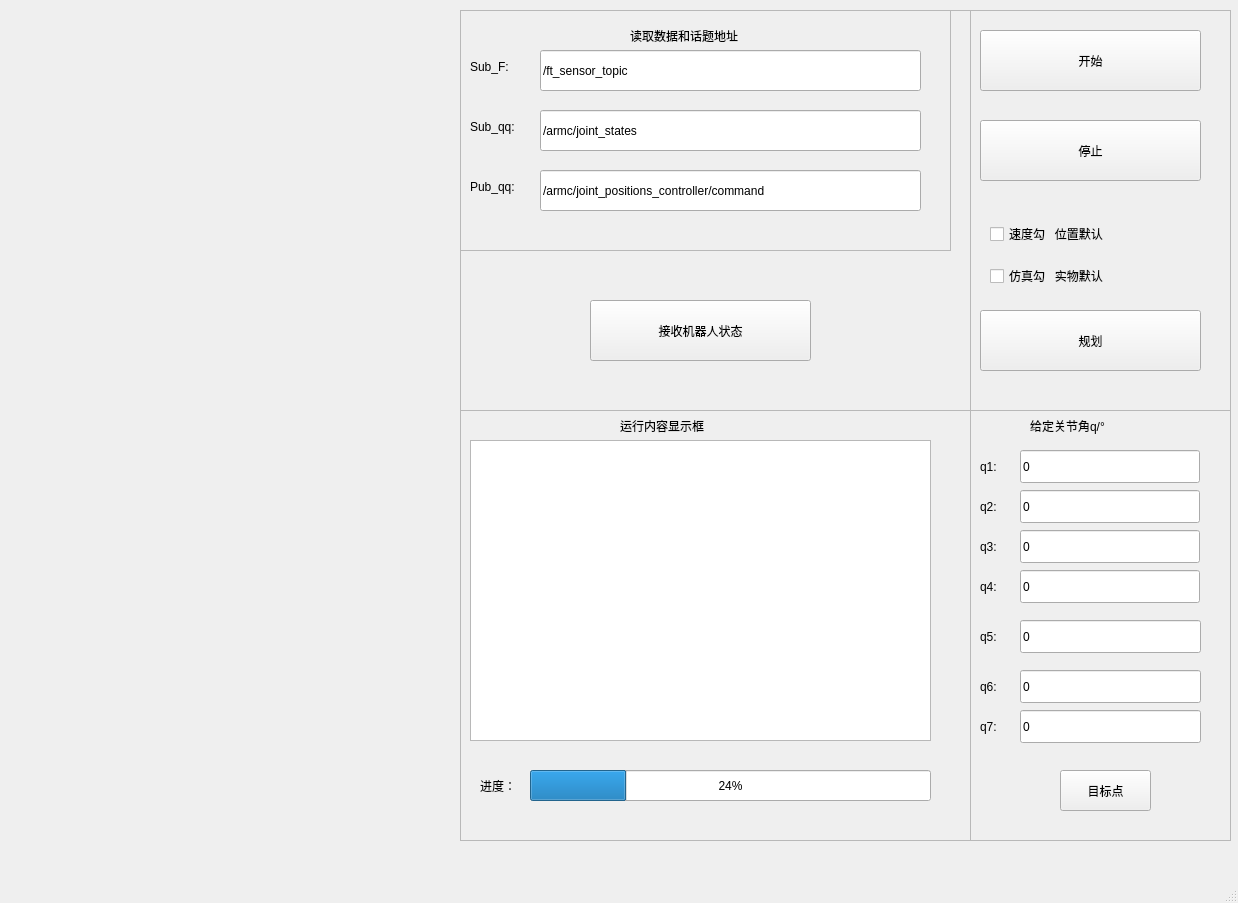
<?xml version="1.0" encoding="UTF-8"?>
<ui version="4.0">
 <class>ArmcForm1</class>
 <widget class="QMainWindow" name="ArmcForm1">
  <property name="geometry">
   <rect>
    <x>0</x>
    <y>0</y>
    <width>1238</width>
    <height>903</height>
   </rect>
  </property>
  <property name="windowTitle">
   <string>MainWindow</string>
  </property>
  <property name="iconSize">
   <size>
    <width>16</width>
    <height>16</height>
   </size>
  </property>
  <property name="animated">
   <bool>false</bool>
  </property>
  <widget class="QWidget" name="centralwidget">
   <widget class="QWidget" name="horizontalLayoutWidget">
    <property name="geometry">
     <rect>
      <x>10</x>
      <y>10</y>
      <width>451</width>
      <height>401</height>
     </rect>
    </property>
    <layout class="QHBoxLayout" name="horizontalLayout_1"/>
   </widget>
   <widget class="QWidget" name="horizontalLayoutWidget_2">
    <property name="geometry">
     <rect>
      <x>10</x>
      <y>410</y>
      <width>451</width>
      <height>431</height>
     </rect>
    </property>
    <layout class="QHBoxLayout" name="horizontalLayout_2"/>
   </widget>
   <widget class="QWidget" name="horizontalLayoutWidget_5">
    <property name="geometry">
     <rect>
      <x>460</x>
      <y>410</y>
      <width>511</width>
      <height>431</height>
     </rect>
    </property>
    <layout class="QHBoxLayout" name="horizontalLayout_5">
     <item>
      <widget class="QFrame" name="frame">
       <property name="frameShape">
        <enum>QFrame::StyledPanel</enum>
       </property>
       <property name="frameShadow">
        <enum>QFrame::Raised</enum>
       </property>
       <widget class="QTextEdit" name="textEdit">
        <property name="geometry">
         <rect>
          <x>10</x>
          <y>30</y>
          <width>461</width>
          <height>301</height>
         </rect>
        </property>
       </widget>
       <widget class="QLabel" name="label">
        <property name="geometry">
         <rect>
          <x>160</x>
          <y>0</y>
          <width>131</width>
          <height>31</height>
         </rect>
        </property>
        <property name="text">
         <string>运行内容显示框</string>
        </property>
       </widget>
       <widget class="QProgressBar" name="progressBar">
        <property name="geometry">
         <rect>
          <x>70</x>
          <y>360</y>
          <width>401</width>
          <height>31</height>
         </rect>
        </property>
        <property name="value">
         <number>24</number>
        </property>
       </widget>
       <widget class="QLabel" name="label_2">
        <property name="geometry">
         <rect>
          <x>20</x>
          <y>360</y>
          <width>51</width>
          <height>31</height>
         </rect>
        </property>
        <property name="text">
         <string>进度：</string>
        </property>
       </widget>
      </widget>
     </item>
    </layout>
   </widget>
   <widget class="QWidget" name="horizontalLayoutWidget_6">
    <property name="geometry">
     <rect>
      <x>460</x>
      <y>10</y>
      <width>511</width>
      <height>401</height>
     </rect>
    </property>
    <layout class="QHBoxLayout" name="horizontalLayout_6">
     <item>
      <widget class="QFrame" name="frame_4">
       <property name="frameShape">
        <enum>QFrame::StyledPanel</enum>
       </property>
       <property name="frameShadow">
        <enum>QFrame::Raised</enum>
       </property>
       <widget class="QWidget" name="verticalLayoutWidget_3">
        <property name="geometry">
         <rect>
          <x>0</x>
          <y>0</y>
          <width>491</width>
          <height>241</height>
         </rect>
        </property>
        <layout class="QVBoxLayout" name="verticalLayout_3">
         <item>
          <widget class="QFrame" name="frame_2">
           <property name="frameShape">
            <enum>QFrame::StyledPanel</enum>
           </property>
           <property name="frameShadow">
            <enum>QFrame::Raised</enum>
           </property>
           <widget class="QLabel" name="label_11">
            <property name="geometry">
             <rect>
              <x>170</x>
              <y>10</y>
              <width>161</width>
              <height>31</height>
             </rect>
            </property>
            <property name="text">
             <string>读取数据和话题地址</string>
            </property>
           </widget>
           <widget class="QLabel" name="label_30">
            <property name="geometry">
             <rect>
              <x>10</x>
              <y>160</y>
              <width>71</width>
              <height>33</height>
             </rect>
            </property>
            <property name="text">
             <string>Pub_qq:</string>
            </property>
           </widget>
           <widget class="QLineEdit" name="lineEdit_sub_f">
            <property name="geometry">
             <rect>
              <x>80</x>
              <y>40</y>
              <width>381</width>
              <height>41</height>
             </rect>
            </property>
            <property name="text">
             <string>/ft_sensor_topic</string>
            </property>
           </widget>
           <widget class="QLabel" name="label_12">
            <property name="geometry">
             <rect>
              <x>10</x>
              <y>40</y>
              <width>61</width>
              <height>33</height>
             </rect>
            </property>
            <property name="text">
             <string>Sub_F:</string>
            </property>
           </widget>
           <widget class="QLabel" name="label_13">
            <property name="geometry">
             <rect>
              <x>10</x>
              <y>100</y>
              <width>71</width>
              <height>33</height>
             </rect>
            </property>
            <property name="text">
             <string>Sub_qq:</string>
            </property>
           </widget>
           <widget class="QLineEdit" name="lineEdit_sub_qq">
            <property name="geometry">
             <rect>
              <x>80</x>
              <y>100</y>
              <width>381</width>
              <height>41</height>
             </rect>
            </property>
            <property name="text">
             <string>/armc/joint_states</string>
            </property>
           </widget>
           <widget class="QLineEdit" name="lineEdit_pub_qq">
            <property name="geometry">
             <rect>
              <x>80</x>
              <y>160</y>
              <width>381</width>
              <height>41</height>
             </rect>
            </property>
            <property name="text">
             <string>/armc/joint_positions_controller/command</string>
            </property>
           </widget>
          </widget>
         </item>
        </layout>
       </widget>
       <widget class="QPushButton" name="button_receive">
        <property name="geometry">
         <rect>
          <x>130</x>
          <y>290</y>
          <width>221</width>
          <height>61</height>
         </rect>
        </property>
        <property name="text">
         <string>接收机器人状态</string>
        </property>
        <property name="iconSize">
         <size>
          <width>16</width>
          <height>16</height>
         </size>
        </property>
        <property name="autoRepeat">
         <bool>false</bool>
        </property>
        <property name="autoExclusive">
         <bool>false</bool>
        </property>
        <property name="autoRepeatDelay">
         <number>400</number>
        </property>
        <property name="autoRepeatInterval">
         <number>200</number>
        </property>
        <property name="autoDefault">
         <bool>true</bool>
        </property>
        <property name="flat">
         <bool>false</bool>
        </property>
       </widget>
      </widget>
     </item>
    </layout>
   </widget>
   <widget class="QWidget" name="verticalLayoutWidget">
    <property name="geometry">
     <rect>
      <x>970</x>
      <y>410</y>
      <width>261</width>
      <height>431</height>
     </rect>
    </property>
    <layout class="QVBoxLayout" name="verticalLayout">
     <item>
      <widget class="QFrame" name="frame_6">
       <property name="frameShape">
        <enum>QFrame::StyledPanel</enum>
       </property>
       <property name="frameShadow">
        <enum>QFrame::Raised</enum>
       </property>
       <widget class="QLabel" name="label_4">
        <property name="geometry">
         <rect>
          <x>10</x>
          <y>160</y>
          <width>31</width>
          <height>33</height>
         </rect>
        </property>
        <property name="text">
         <string>q4:</string>
        </property>
       </widget>
       <widget class="QLineEdit" name="lineEdit_q5">
        <property name="geometry">
         <rect>
          <x>50</x>
          <y>210</y>
          <width>181</width>
          <height>33</height>
         </rect>
        </property>
        <property name="text">
         <string>0</string>
        </property>
       </widget>
       <widget class="QLabel" name="label_5">
        <property name="geometry">
         <rect>
          <x>10</x>
          <y>260</y>
          <width>31</width>
          <height>33</height>
         </rect>
        </property>
        <property name="text">
         <string>q6:</string>
        </property>
       </widget>
       <widget class="QLineEdit" name="lineEdit_q6">
        <property name="geometry">
         <rect>
          <x>50</x>
          <y>260</y>
          <width>181</width>
          <height>33</height>
         </rect>
        </property>
        <property name="text">
         <string>0</string>
        </property>
       </widget>
       <widget class="QLabel" name="label_6">
        <property name="geometry">
         <rect>
          <x>10</x>
          <y>300</y>
          <width>31</width>
          <height>33</height>
         </rect>
        </property>
        <property name="text">
         <string>q7:</string>
        </property>
       </widget>
       <widget class="QLineEdit" name="lineEdit_q7">
        <property name="geometry">
         <rect>
          <x>50</x>
          <y>300</y>
          <width>181</width>
          <height>33</height>
         </rect>
        </property>
        <property name="text">
         <string>0</string>
        </property>
       </widget>
       <widget class="QLineEdit" name="lineEdit_q4">
        <property name="geometry">
         <rect>
          <x>50</x>
          <y>160</y>
          <width>180</width>
          <height>33</height>
         </rect>
        </property>
        <property name="text">
         <string>0</string>
        </property>
       </widget>
       <widget class="QLabel" name="label_7">
        <property name="geometry">
         <rect>
          <x>10</x>
          <y>210</y>
          <width>31</width>
          <height>33</height>
         </rect>
        </property>
        <property name="text">
         <string>q5:</string>
        </property>
       </widget>
       <widget class="QLabel" name="label_3">
        <property name="geometry">
         <rect>
          <x>60</x>
          <y>0</y>
          <width>151</width>
          <height>31</height>
         </rect>
        </property>
        <property name="text">
         <string>给定关节角q/°</string>
        </property>
       </widget>
       <widget class="QLabel" name="label_8">
        <property name="geometry">
         <rect>
          <x>10</x>
          <y>120</y>
          <width>31</width>
          <height>33</height>
         </rect>
        </property>
        <property name="text">
         <string>q3:</string>
        </property>
       </widget>
       <widget class="QLineEdit" name="lineEdit_q3">
        <property name="geometry">
         <rect>
          <x>50</x>
          <y>120</y>
          <width>180</width>
          <height>33</height>
         </rect>
        </property>
        <property name="text">
         <string>0</string>
        </property>
       </widget>
       <widget class="QLabel" name="label_9">
        <property name="geometry">
         <rect>
          <x>10</x>
          <y>80</y>
          <width>31</width>
          <height>33</height>
         </rect>
        </property>
        <property name="text">
         <string>q2:</string>
        </property>
       </widget>
       <widget class="QLineEdit" name="lineEdit_q2">
        <property name="geometry">
         <rect>
          <x>50</x>
          <y>80</y>
          <width>180</width>
          <height>33</height>
         </rect>
        </property>
        <property name="text">
         <string>0</string>
        </property>
       </widget>
       <widget class="QLabel" name="label_10">
        <property name="geometry">
         <rect>
          <x>10</x>
          <y>40</y>
          <width>31</width>
          <height>33</height>
         </rect>
        </property>
        <property name="text">
         <string>q1:</string>
        </property>
       </widget>
       <widget class="QLineEdit" name="lineEdit_q1">
        <property name="geometry">
         <rect>
          <x>50</x>
          <y>40</y>
          <width>180</width>
          <height>33</height>
         </rect>
        </property>
        <property name="text">
         <string>0</string>
        </property>
       </widget>
       <widget class="QPushButton" name="button_wish_pos">
        <property name="geometry">
         <rect>
          <x>90</x>
          <y>360</y>
          <width>91</width>
          <height>41</height>
         </rect>
        </property>
        <property name="text">
         <string>目标点</string>
        </property>
        <property name="autoDefault">
         <bool>true</bool>
        </property>
       </widget>
       <zorder>lineEdit_q4</zorder>
       <zorder>label_4</zorder>
       <zorder>lineEdit_q5</zorder>
       <zorder>label_7</zorder>
       <zorder>label_5</zorder>
       <zorder>lineEdit_q6</zorder>
       <zorder>label_6</zorder>
       <zorder>lineEdit_q7</zorder>
       <zorder>label_3</zorder>
       <zorder>label_8</zorder>
       <zorder>lineEdit_q3</zorder>
       <zorder>label_9</zorder>
       <zorder>lineEdit_q2</zorder>
       <zorder>label_10</zorder>
       <zorder>lineEdit_q1</zorder>
       <zorder>button_wish_pos</zorder>
      </widget>
     </item>
    </layout>
   </widget>
   <widget class="QWidget" name="verticalLayoutWidget_2">
    <property name="geometry">
     <rect>
      <x>970</x>
      <y>10</y>
      <width>261</width>
      <height>401</height>
     </rect>
    </property>
    <layout class="QVBoxLayout" name="verticalLayout_2">
     <item>
      <widget class="QFrame" name="frame_5">
       <property name="frameShape">
        <enum>QFrame::StyledPanel</enum>
       </property>
       <property name="frameShadow">
        <enum>QFrame::Raised</enum>
       </property>
       <widget class="QPushButton" name="button_begin">
        <property name="geometry">
         <rect>
          <x>10</x>
          <y>20</y>
          <width>221</width>
          <height>61</height>
         </rect>
        </property>
        <property name="text">
         <string>开始</string>
        </property>
        <property name="iconSize">
         <size>
          <width>16</width>
          <height>16</height>
         </size>
        </property>
        <property name="autoRepeat">
         <bool>false</bool>
        </property>
        <property name="autoExclusive">
         <bool>false</bool>
        </property>
        <property name="autoRepeatDelay">
         <number>400</number>
        </property>
        <property name="autoRepeatInterval">
         <number>200</number>
        </property>
        <property name="autoDefault">
         <bool>true</bool>
        </property>
        <property name="flat">
         <bool>false</bool>
        </property>
       </widget>
       <widget class="QPushButton" name="button_stop">
        <property name="geometry">
         <rect>
          <x>10</x>
          <y>110</y>
          <width>221</width>
          <height>61</height>
         </rect>
        </property>
        <property name="text">
         <string>停止</string>
        </property>
        <property name="autoDefault">
         <bool>true</bool>
        </property>
       </widget>
       <widget class="QWidget" name="layoutWidget_2">
        <property name="geometry">
         <rect>
          <x>20</x>
          <y>200</y>
          <width>201</width>
          <height>91</height>
         </rect>
        </property>
        <layout class="QVBoxLayout" name="verticalLayout_4">
         <item>
          <widget class="QCheckBox" name="checkBox_vel">
           <property name="text">
            <string>速度勾   位置默认</string>
           </property>
          </widget>
         </item>
         <item>
          <widget class="QCheckBox" name="checkBox_gazebo">
           <property name="text">
            <string>仿真勾   实物默认</string>
           </property>
          </widget>
         </item>
        </layout>
       </widget>
       <widget class="QPushButton" name="button_plan">
        <property name="geometry">
         <rect>
          <x>10</x>
          <y>300</y>
          <width>221</width>
          <height>61</height>
         </rect>
        </property>
        <property name="text">
         <string>规划</string>
        </property>
        <property name="autoDefault">
         <bool>true</bool>
        </property>
       </widget>
      </widget>
     </item>
    </layout>
   </widget>
  </widget>
  <widget class="QMenuBar" name="menubar">
   <property name="geometry">
    <rect>
     <x>0</x>
     <y>0</y>
     <width>1238</width>
     <height>31</height>
    </rect>
   </property>
   <property name="defaultUp">
    <bool>false</bool>
   </property>
  </widget>
  <widget class="QStatusBar" name="statusbar"/>
 </widget>
 <resources/>
 <connections/>
</ui>
